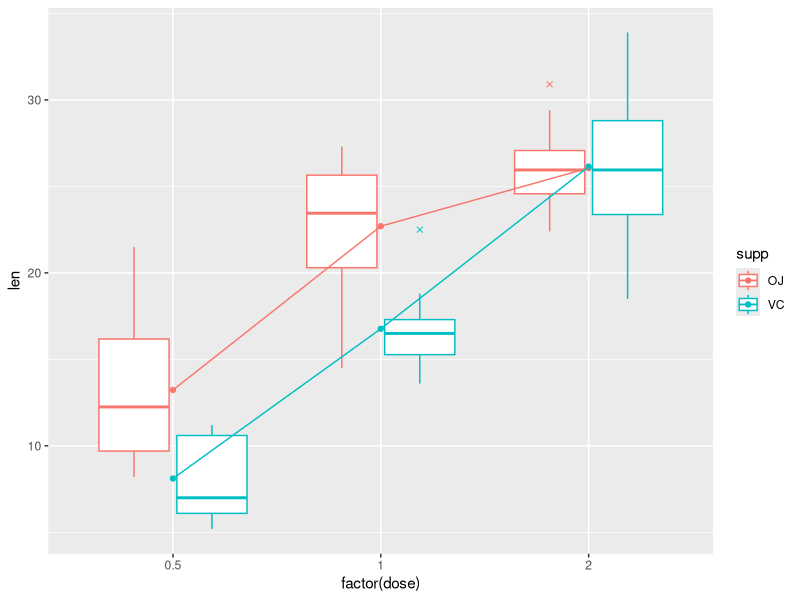

Reproduce this figure in R. (Note: this script raises an error after producing the figure.)
## ---- chunk 1
library(ggplot2)
library(doBy)
library(magrittr)
options("digits"=4)
## ---- chunk 2
data(CO2)
CO2 <- within(CO2, {
    Treat <- Treatment
    Treatment <- NULL
    levels(Treat) <- c("nchil", "chil")
    levels(Type)  <- c("Que", "Mis")
})
CO2 <- subset(CO2, Plant %in% c("Qn1", "Qc1", "Mn1", "Mc1"))
dim(CO2)
head(CO2, 4)
## ---- chunk 3
myfun1 <- function(x){c(m=mean(x), s=sd(x))}
summaryBy(cbind(conc, uptake, lu=log(uptake)) ~ Plant, data=CO2, FUN=myfun1)
## same as
## aggregate(cbind(conc, uptake, log(uptake)) ~ Plant, data=CO2, FUN=myfun1)
## ---- chunk 4
summaryBy(. ~ ., data=CO2, FUN=myfun1)
summaryBy(. ~ 1, data=CO2, FUN=myfun1)
## ---- chunk 5
x1 <- orderBy(~ conc - uptake, data=CO2)
head(x1)
## ---- chunk 6
x1 <- splitBy(~ Plant + Type, data=CO2)
x1
## ---- chunk 7
lapply(x1, head, 2)
## ---- chunk 8
x2 <- subsetBy(~ Treat, subset=uptake > quantile(uptake, prob=0.75), data=CO2)
head(x2, 4)
## ---- chunk 9
x3 <- transformBy(~ Treat, data=CO2, 
                 minU=min(uptake), maxU=max(uptake),
                 range=diff(range(uptake)))
head(x3, 4)
## ---- chunk 10
m <- lmBy(uptake ~ conc | Treat, data=CO2)
coef(m)
## ---- chunk 11
lapply(m, function(z) coef(summary(z)))
## ---- chunk 12
data("ToothGrowth")
ToothGrowth <- transform(ToothGrowth, dose = factor(dose))
ToothGrowth <- ToothGrowth[-(1:3), ]
head(ToothGrowth, 4)
## ---- chunk 13
toothInt <- summaryBy(len ~ dose + supp, data=ToothGrowth)
ggplot(ToothGrowth, aes(x = factor(dose), y = len, colour = supp)) +
    geom_boxplot(outlier.shape = 4) +
    geom_point(data = toothInt, aes(y = len.mean)) +
    geom_line(data = toothInt, aes(y = len.mean, group = supp))
## ---- chunk 14
tooth1 <- lm(len ~ dose + supp, data=ToothGrowth)
tooth2 <- lm(len ~ dose * supp, data=ToothGrowth)
anova(tooth1, tooth2)
## ---- chunk 15
L <- matrix(c(1, 0, 0, 0, 
              1, 1, 0, 0,
              1, 0, 1, 0), nrow=3, byrow=T)
## ---- chunk 16
c1 <- linest(tooth1, L)
coef(c1)
confint(c1)
## ---- chunk 17
c1 <- esticon(tooth1, L)
c1
## ---- chunk 18
tooth0 <- update(tooth1, . ~ . - supp)
L0 <- LE_matrix(tooth0, effect="dose")
L0
linest(tooth0, L=L0)
## ---- chunk 19
L1 <- matrix(c(1, 0, 0, 0.5, 
               1, 1, 0, 0.5,
               1, 0, 1, 0.5), nrow=3, byrow=T)
linest(tooth1, L=L1)
## ---- chunk 20
L1 <- LE_matrix(tooth1, effect="dose")
L1
## ---- chunk 21
LSmeans(tooth1, effect="dose")
## ---- chunk 22
LSmeans(tooth2, effect="dose")
## ---- chunk 23
L <- LE_matrix(tooth2, effect="dose")
L
## ---- chunk 24
co2.lm1 <- lm(uptake ~ conc + Type + Treat, data=CO2)
LSmeans(co2.lm1, effect="Treat")
## ---- chunk 25
co2.lm2 <- lm(uptake ~ log.conc + Type + Treat,
             data=transform(CO2, log.conc=log(conc)))
LSmeans(co2.lm2, effect="Treat")
## ---- chunk 26
co2.lm3 <- lm(uptake ~ conc + I(conc^2) + Type + Treat, data=CO2)
LSmeans(co2.lm3, effect="Treat")
## ---- chunk 27
co2.lm4 <- lm(uptake ~ conc + conc2 + Type + Treat, data=
              transform(CO2, conc2=conc^2))
LSmeans(co2.lm4, effect="Treat")
## ---- chunk 28
LSmeans(co2.lm4, effect="Treat", at=list(conc=10, conc2=100))
## ---- chunk 29
tooth.gam <- glm(len ~ dose + supp, family=Gamma, data=ToothGrowth)
### FIXME: Why are they the same???
LSmeans(tooth.gam, effect="dose", type="link")
LSmeans(tooth.gam, effect="dose", type="response")
## ---- chunk 30
### FIXME: Verbose
library(lme4)
tooth.mix <- lmer( len ~ dose  + (1|supp), data=ToothGrowth)
LSmeans(tooth.mix, effect="dose")
## ---- chunk 31
LSmeans(tooth.mix, effect="dose", adjust.df=FALSE)
## FIXME: adjust.df skal være NULL istedet
## ---- chunk 32
library(geepack)
tooth.gee <- geeglm(len ~ dose, id=supp, family=Gamma, data=ToothGrowth)
LSmeans(tooth.gee, effect="dose")
LSmeans(tooth.gee, effect="dose", type="response")
## FIXME: type= argumentet virker ikke...
